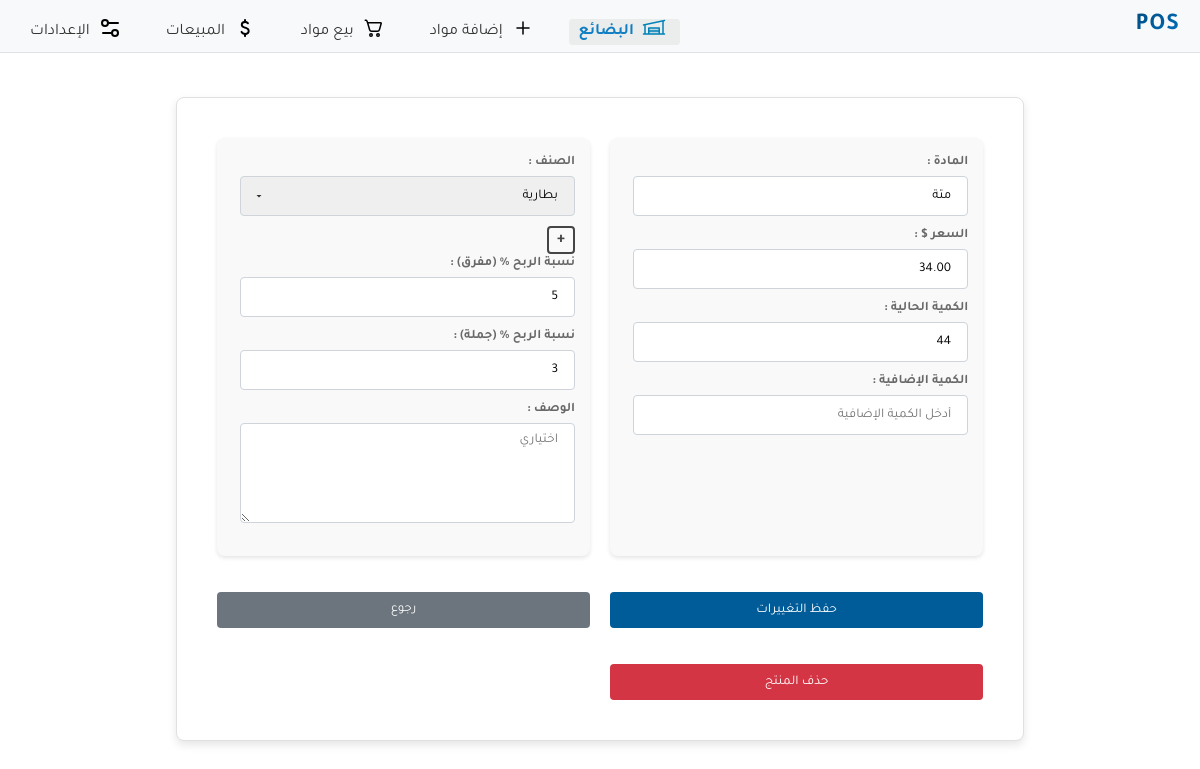
Before: /products/19 with the older database file.
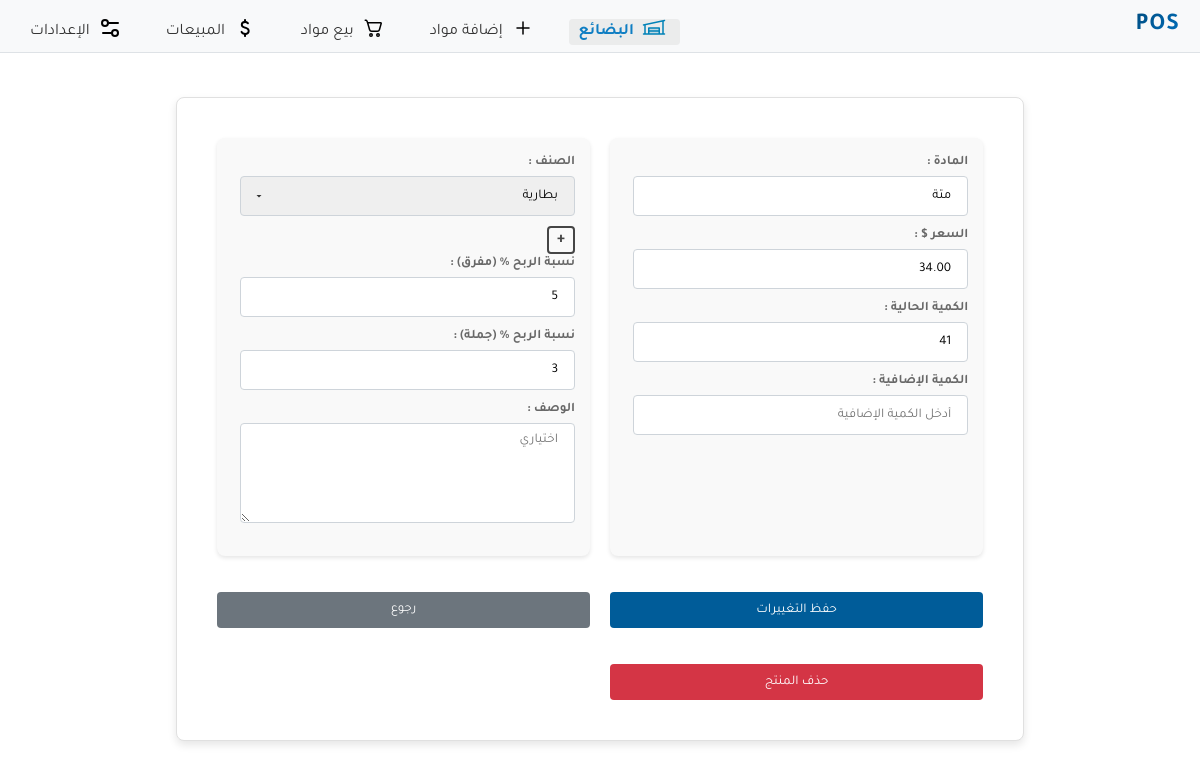
After: the same page with the newer database file.
### store/models.py (models this page shows, shortened)
class Product(models.Model):
    name = models.CharField(max_length=100)
    description = models.TextField(null=True,blank=True)
    price = models.DecimalField(max_digits=10, decimal_places=2)
    quantity = models.PositiveIntegerField()
    classification=models.ForeignKey(Classification, on_delete=models.SET_NULL,null=True,blank=True)
    retail_sale_percent = models.PositiveIntegerField(null=True, blank=True)
    whole_sale_percent = models.PositiveIntegerField(null=True, blank=True)
    is_active = models.BooleanField(default=True)

### store/views.py (the view)
# urls.py: path('products/<int:product_id>', views.product_detail, name='product_detail'),
def product_detail(request, product_id):
    product = get_object_or_404(Product, id=product_id)
    if request.method == 'POST':
        form = ProductForm(request.POST, instance=product)
        if form.is_valid():
            form.save()
            return redirect('product_list')  # Redirect back to product list
    else:
        form = ProductForm(instance=product)
    return render(request, 'store/product_detail.html', {
        'product_id': product.id,
        'form': form
    })

### store/models.py (called while the page is built)
    def __str__(self):
        return self.category

### store/templates/store/product_detail.html (shortened to what this page needs)
{% extends 'base.html' %}
{% load static %}
{% block content %}
<link rel="stylesheet" href="{% static 'store/add_update_product.css' %}">
<div class="card">
<div class="container">
    <form method="post" id="product-form">
         <div class="right-column">
            <label class="form-label" for="{{ form.name.id_for_label }}"> المادة : </label>
            <br>
            {{ form.name }}
            <br>
            <label class="form-label" for="{{ form.price.id_for_label }}">السعر $ : </label>
            <br>
            {{ form.price }}
            <br>
            <label class="form-label" for="{{ form.quantity.id_for_label }}">الكمية الحالية : </label>
            <br>
            {{ form.quantity }}
            <br>
            <label class="form-label" for="{{ form.additional_quantity.id_for_label }}">الكمية الإضافية : </label>
            <br>
            {{ form.additional_quantity }}
            <br>
        </div>
         <div class="left-column">
            <label class="form-label" for="{{ form.classification.id_for_label }}">الصنف : </label>
            <br>
            {{ form.classification }}
                 <a class="add-classification" href={% url 'add_classification' %}>+</a>
            <br>
            <label class="form-label" for="{{form.retail_sale_percent.id_for_label}}">نسبة الربح % (مفرق) : </label><br>
            {{form.retail_sale_percent}}
            <br>
            <label class="form-label" for="{{form.whole_sale_percent.id_for_label}}">نسبة الربح % (جملة) : </label><br>
            {{form.whole_sale_percent}}
            <br>
            <label class="form-label" for="{{ form.description.id_for_label }}">الوصف : </label>
            <br>
            {{ form.description }}
         </div>
            <button type="submit" class="btn blue">حفظ التغييرات</button>
            <a class="btn gray" style="font-size:small" href="{% url 'product_list' %}">رجوع</a>
            <button type="button" class="btn red" id="delete-btn">حذف المنتج</button>
    </form>
    </div>
    </div>
{% endblock %}

Changed rows visible on the page:
changed Product "متة": quantity "44" → "41"
